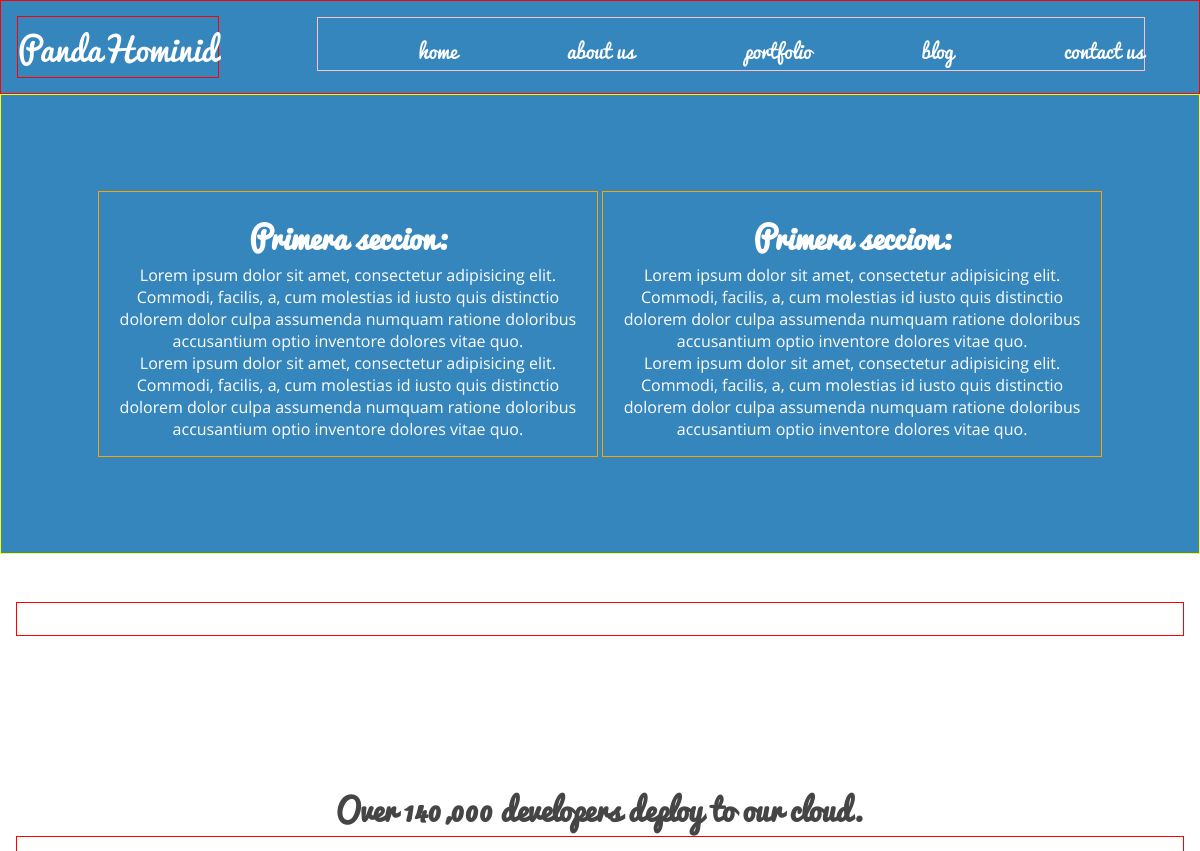
/ (upper part), run on an earlier commit of the app's database.
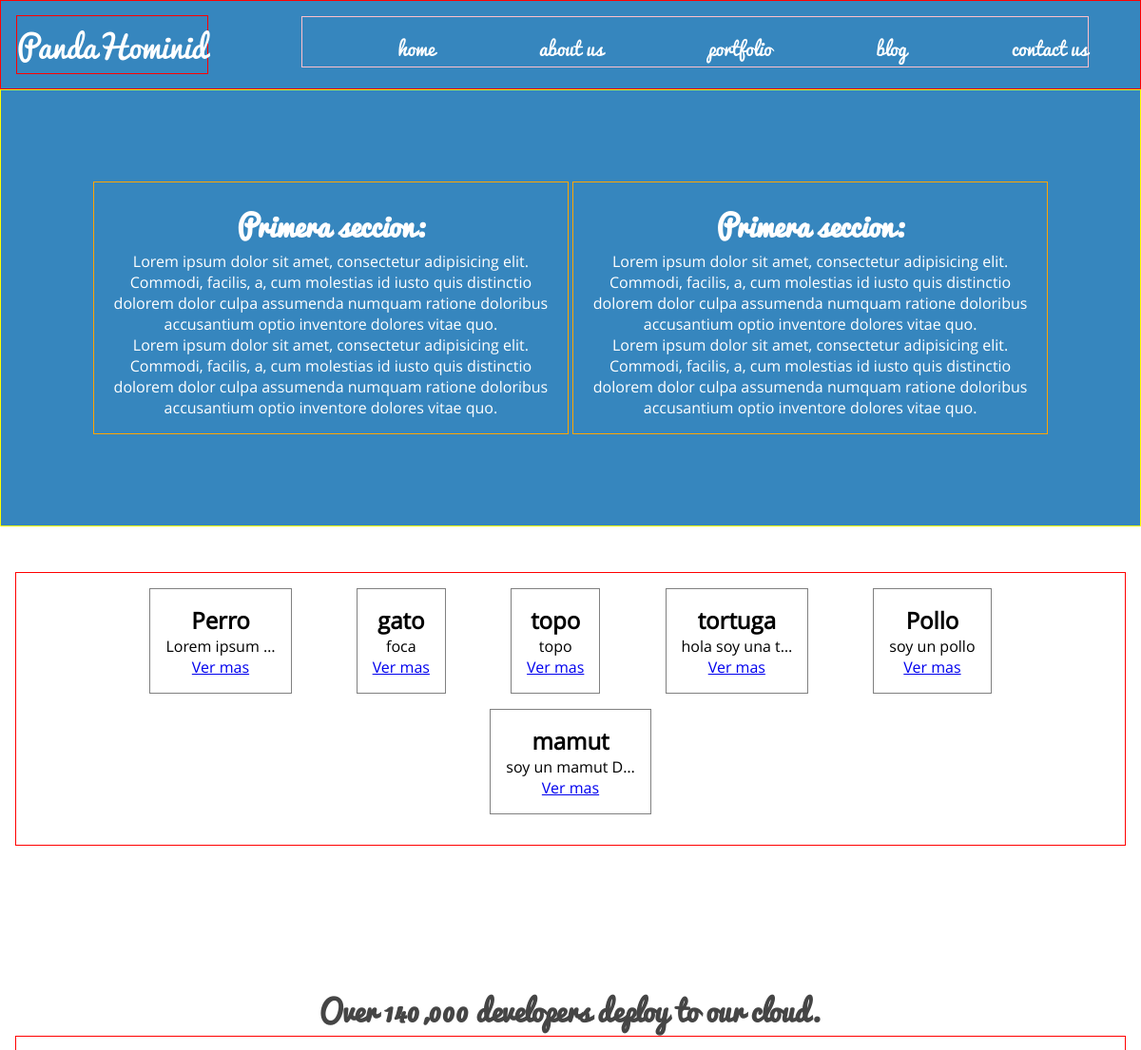
And on a later commit of the database.
### blog/models.py (models this page shows)
class Post(models.Model):
	title = models.CharField(max_length=50)
	image = models.ImageField(upload_to='static')
	content = models.TextField()
  	timestamp = models.DateTimeField(auto_now_add=True)
  	slug = models.SlugField(max_length=100, blank=True)
  	def __unicode__(self):
  		return self.title
  	def get_absolute_url(self):
		return '/blog/%s/' % self.slug

### services/views.py (the view)
# urls.py: url(r'^$', 'services.views.home', name='home'),
def home(request):
	posts = Post.objects.all()
	template = "index.html"
	return render(request,template,{'posts':posts})

### services/templates/index.html (shortened to what this page needs)
{% load staticfiles %}
<!doctype html>
<html lang="en">
<head>
	<link rel="stylesheet" href="{% static "css/styles.css" %}">
	<link rel="stylesheet" href="{% static "css/responsive.css" %}">
</head>
<body>
	<header>
	<div class="container">
		<a class="logo" href="">PandaHominid</a>
		<nav>
			<ul class="nav-ul">
				<li><a href="/">home</a></li>
				<li><a href="#">about us</a></li>
				<li><a href="#">portfolio</a></li>
				<li><a href="/blog">blog</a></li>
				<li><a href="#">contact us</a></li>
			</ul>
		</nav>
	</div>
	<section class="main-section">
		<div class="section-item">
			<h2 class="font-style-two">Primera seccion:</h2>
			<p>Lorem ipsum dolor sit amet, consectetur adipisicing elit. Commodi, facilis, a, cum molestias id iusto quis distinctio dolorem dolor culpa assumenda numquam ratione doloribus accusantium optio inventore dolores vitae quo.</p>
			<p>Lorem ipsum dolor sit amet, consectetur adipisicing elit. Commodi, facilis, a, cum molestias id iusto quis distinctio dolorem dolor culpa assumenda numquam ratione doloribus accusantium optio inventore dolores vitae quo.</p>
		</div>
			<div class="section-item">
			<h2 class="font-style-two">Primera seccion:</h2>
			<p>Lorem ipsum dolor sit amet, consectetur adipisicing elit. Commodi, facilis, a, cum molestias id iusto quis distinctio dolorem dolor culpa assumenda numquam ratione doloribus accusantium optio inventore dolores vitae quo.</p>
			<p>Lorem ipsum dolor sit amet, consectetur adipisicing elit. Commodi, facilis, a, cum molestias id iusto quis distinctio dolorem dolor culpa assumenda numquam ratione doloribus accusantium optio inventore dolores vitae quo.</p>
		</div>
	</header>
	<section class="blog">
		<div class="container-blog ">
				{% for post in posts%}
			<section class="blog-item">
				{% load thumbnail %}
					<h2>{{post.title}} </h2>
				<p class="blog-content">
					{{post.content|truncatechars:15}}
				</p>
			<a href="blog/{{post.slug}}">Ver mas</a>
			</section>
				{% endfor%}
		</div>
	</section>
	<section class="services">
			<h3 class="font-style-two  tcenter color-2">Over 140,000 developers deploy to our cloud.</h3>
		<div class="container">
		</div>
	</section>
</body>
</html>

What changed in the data, as far as the page shows it:
added Post: title "Perro", content "Lorem ipsum …"
added Post: title "gato", content "foca"
added Post: title "topo", content "topo"
added Post: title "tortuga", content "hola soy una t…"
added Post: title "Pollo", content "soy un pollo"
added Post: title "mamut", content "soy un mamut D…"
